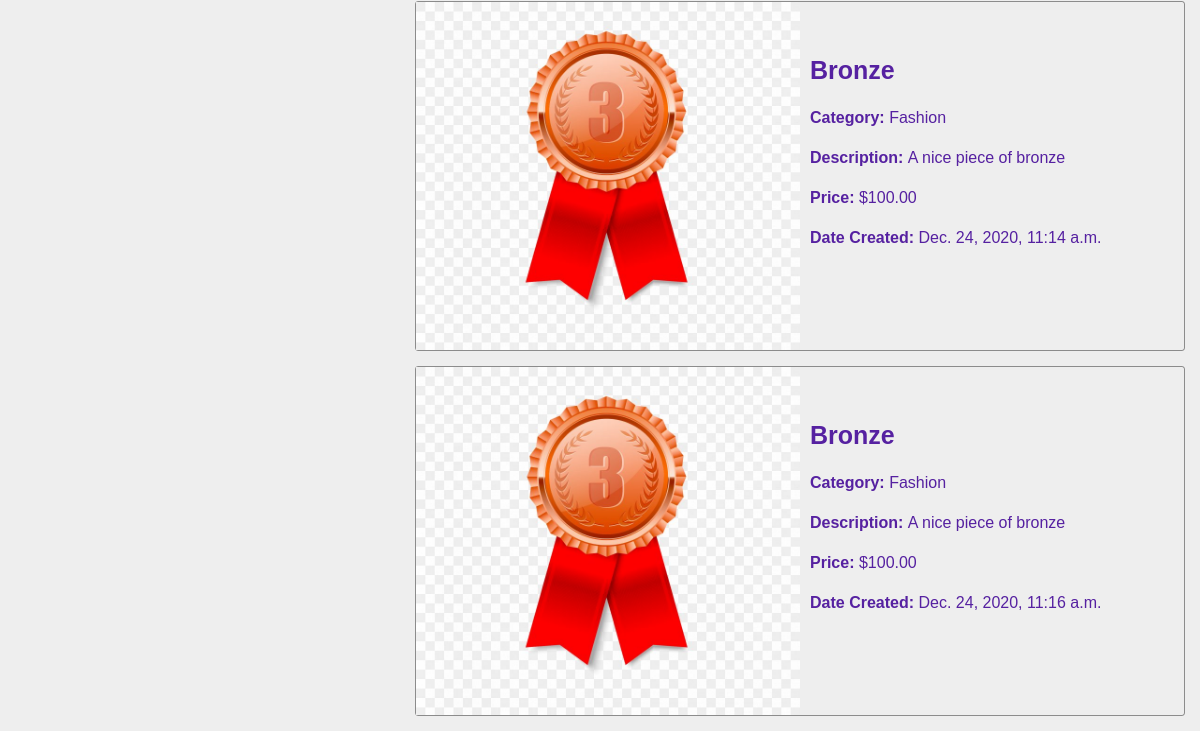
Before: / (lower part) with the older database file.
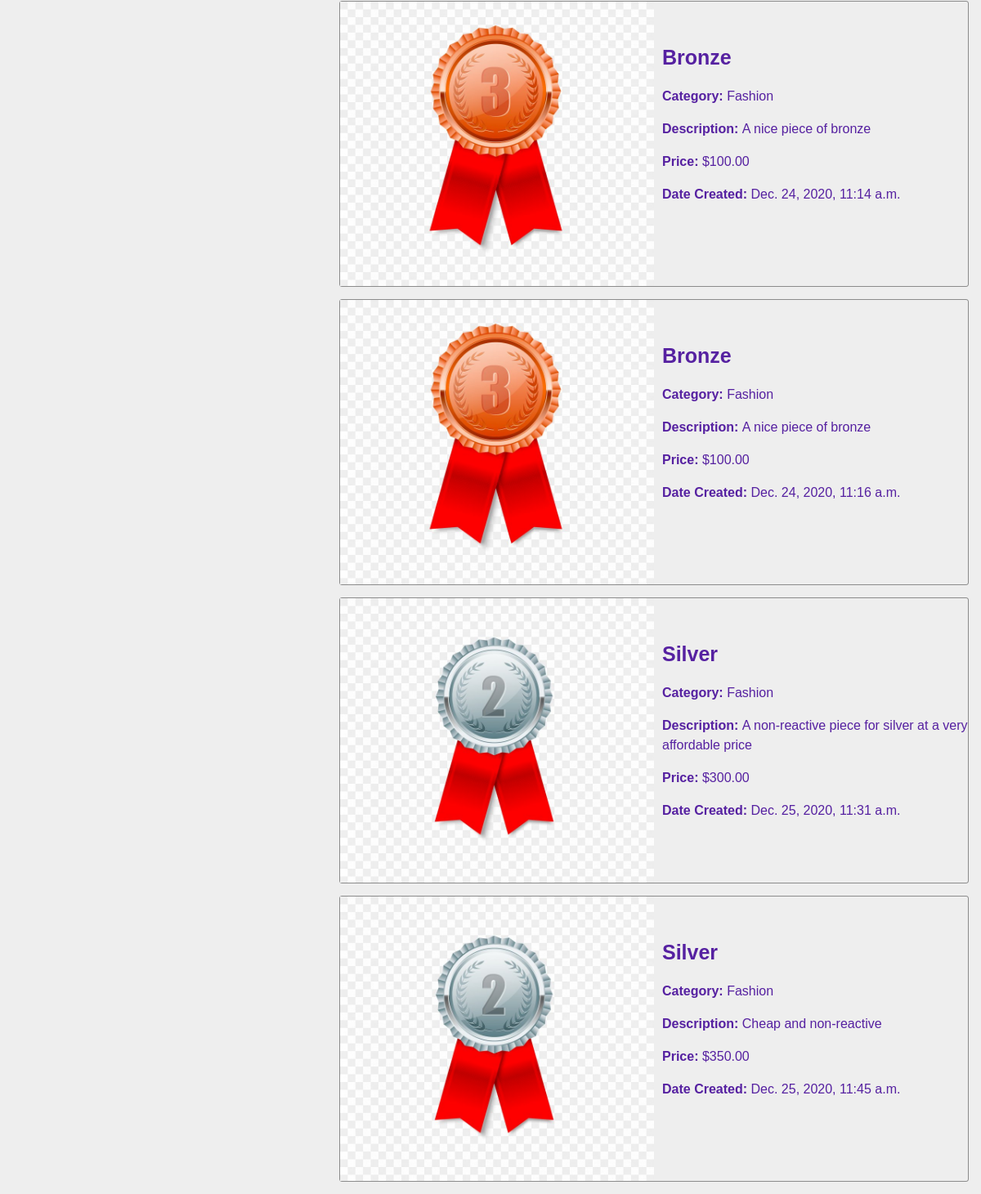
After: the same page with the newer database file.
### auctions/models.py (models this page shows, shortened)
class AuctionListing(models.Model):
    name = models.TextField()
    description = models.TextField()
    category = models.CharField(max_length=64)
    price = models.DecimalField(max_digits=64, decimal_places=2)
    last_updated = models.DateTimeField(auto_now=True, auto_now_add=False)
    time_auctioned = models.DateTimeField(auto_now=False, auto_now_add=True)
    image = models.ImageField(upload_to="listing-image/", blank=True, null=True)
    user = models.ForeignKey(User, on_delete=models.CASCADE, related_name="auctioned_items")

### auctions/views.py (the view)
# urls.py: path("", views.index, name="index"),
def index(request):
    return render(request, "auctions/index.html", {
        "listings": AuctionListing.objects.all()
    })

### auctions/templates/auctions/index.html (shortened to what this page needs)
{% extends "auctions/main-layout.html" %}
{% load static %}
{% block body %}
    <div class="container-fluid main-body-container">
        <div class="row">
            <div class="col-12 col-md-8 listings">
                {% for listing in listings %}
                    <div class="listing">
                        <a href="{% url 'listing' listing.id %}">
                            {% if listing.image %}
                                <div class="image-container"><img class="image" src="{{ listing.image.url }}" alt="Image of product"></div>
                            {% else %}
                                <div class="image-container"><img class="image" src="" alt="Image of product"></div>
                            {% endif %}
                            <div class="info-container">
                                <p class="info info-top"><strong>{{ listing.name }}</strong></p>
                                <p class="info"><strong>Category: </strong>{{ listing.category }}</p>
                                <p class="info"><strong>Description: </strong>{{ listing.description }}</p>
                                <p class="info"><strong>Price: </strong>${{ listing.price }}</p>
                                <p class="info"><strong>Date Created: </strong>{{ listing.time_auctioned }}</p>
                            </div>
                        </a>
                    </div>
                {% empty %}
                    <h3>There are no active listings</h3>
                {% endfor %}
            </div>
        </div>
    </div>
{% endblock %}

Changed rows visible on the page:
added AuctionListing: image (picture), name "Silver", category "Fashion", description "A non-reactive piece for silver at a very affordable price", price "300.00", time_auctioned "Dec. 25, 2020, 11:31 a.m."
added AuctionListing: image (picture), name "Silver", category "Fashion", description "Cheap and non-reactive", price "350.00", time_auctioned "Dec. 25, 2020, 11:45 a.m."
